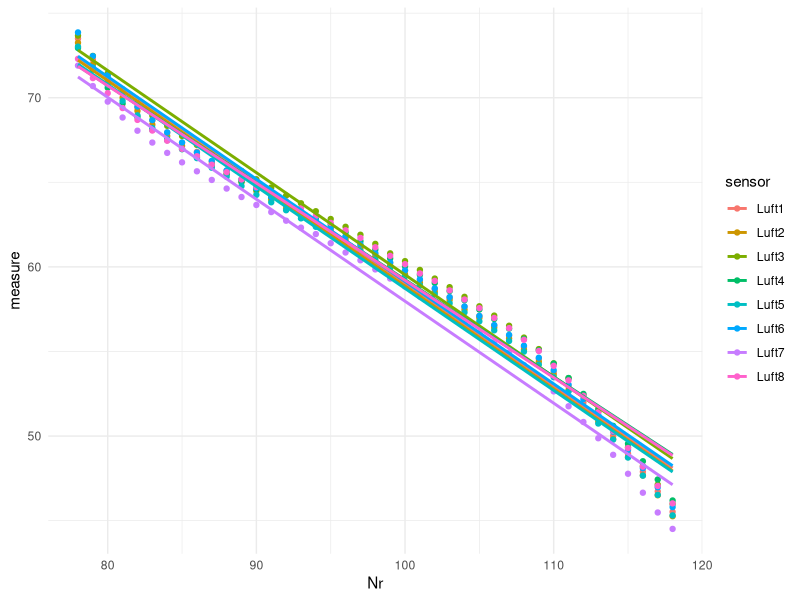
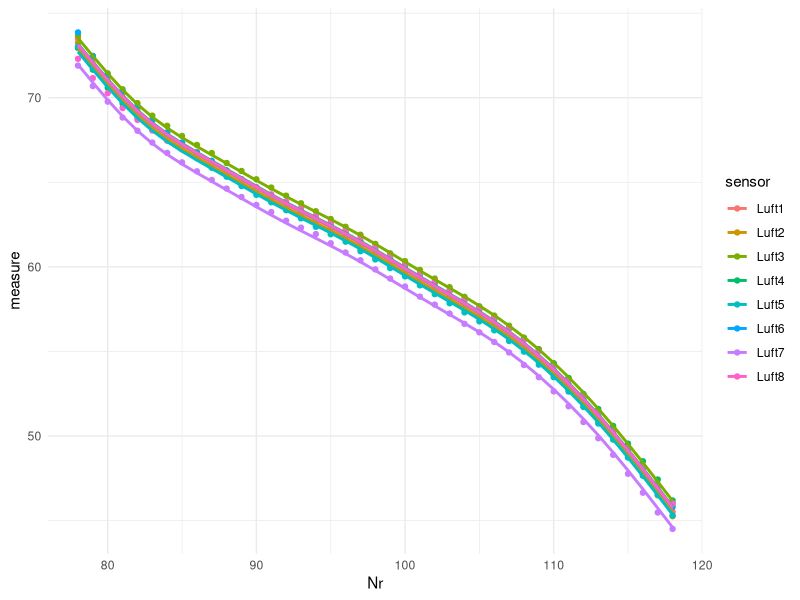

The R script that drew these images, in order:
library(tidyverse)
library(readxl)
library(mgcv)

heater_wide_tbl <- read_excel("Vorversuch_Heater_21_10_24.xlsx")

heater_tbl <- heater_wide_tbl %>% 
  pivot_longer(cols = Temp1:Luft8,
               names_to = "sensor",
               values_to = "measure") %>% 
  mutate(sensor = as_factor(sensor))

heater_tbl %>% 
  filter(str_detect(sensor, "Luft"),
         Nr >= 78) %>% 
  ggplot(aes(y = measure, x = Nr, color = sensor)) +
  theme_minimal() +
  geom_point() +
  stat_smooth(method = "lm", se = FALSE)

heater_nr78_tbl <- heater_tbl %>% 
  filter(str_detect(sensor, "Luft"),
         Nr >= 78) %>% 
  mutate(sensor = relevel(sensor, ref = "Luft1"))

fit <- lm(measure ~ Nr + sensor, data = heater_nr78_tbl)

fit %>% summary()

gam_fit <- gam(measure ~ s(Nr) + sensor, data = heater_nr78_tbl)

gam_fit %>% summary()

heater_tbl %>% 
  filter(str_detect(sensor, "Luft"),
         Nr >= 78) %>% 
  ggplot(aes(y = measure, x = Nr, color = sensor)) +
  theme_minimal() +
  geom_point() +
  geom_line(aes(y = predict(gam_fit)), size = 1) 
  
